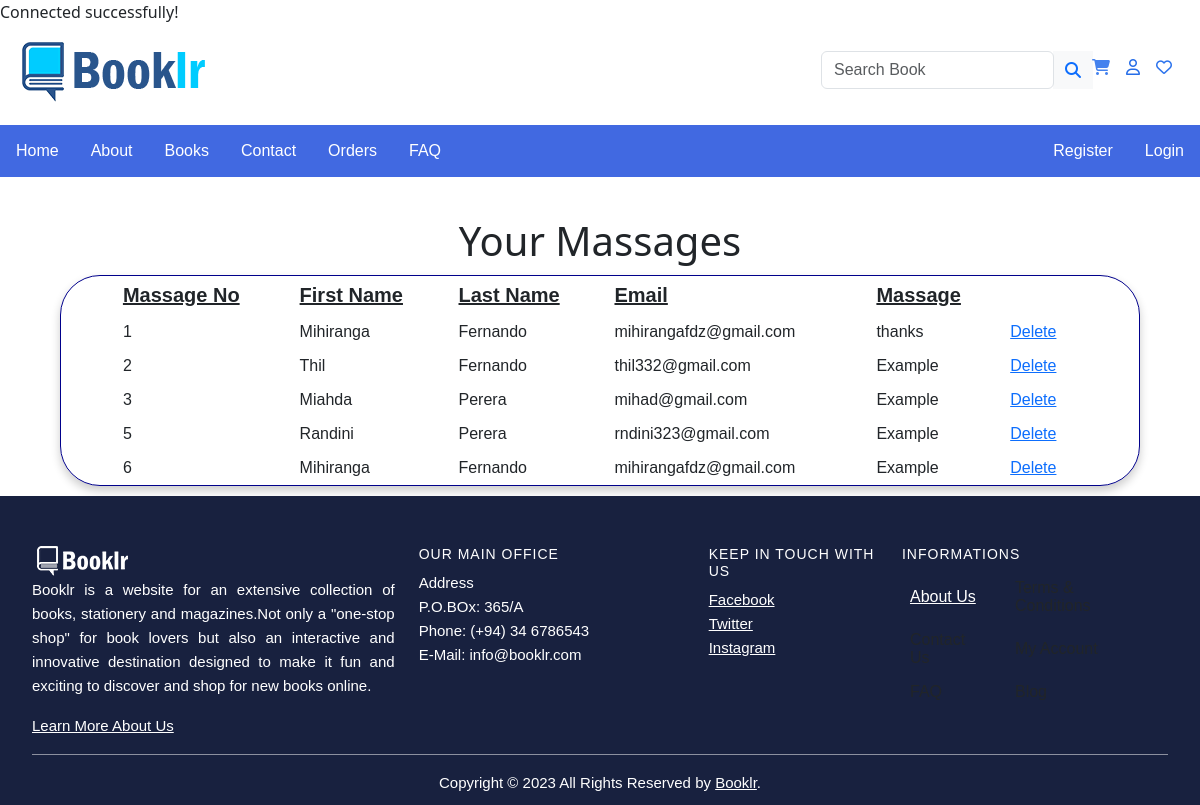
Screenshot of /viewmassage.php with the database file from the repository.
### tables this page shows
CREATE TABLE `contact_us` (
  `msgNo` int(11) NOT NULL,
  `Fname` varchar(20) NOT NULL,
  `Lname` varchar(20) NOT NULL,
  `Email` varchar(50) NOT NULL,
  `Massage` varchar(100) NOT NULL
);

### viewmassage.php (the view, shortened to what this page needs)
<?php
    include_once 'config.php';
?>
<!DOCTYPE html>
<html lang=en>
    <Head>
        <link rel="stylesheet" href="Cascade Sheets/headerFooter.css">
        <link rel="stylesheet" href="Cascade Sheets/about.css">
    </Head>
    <body>
        <?php include "./header.php"?>
        <h1 style="marin:auto; text-align:center;">Your Massages</h1>
        <div class="massagetable" style="border-style: groove; border-color: darkblue">
        <table 'border="1" class="msgtable">
        <tr>
            <th class="col1" id="tableheader">Massage No</th>
            <th class="col2" id="tableheader">First Name</th>
            <th class="col3" id="tableheader">Last Name</th>
            <th class="col4" id="tableheader">Email</th>
            <th class="col5" id="tableheader">Massage</th>
        </tr>
        <?php
        $sql = "SELECT * FROM contact_us";
        $result = $con->query($sql);
        if ($result->num_rows > 0) {
            while ($row = $result->fetch_assoc()) {
                echo "<tr><td>" . $row['msgNo'] .
                    "</td><td>" . $row['Fname'] .
                    "</td><td>" . $row['Lname'] .
                    "</td><td>" . $row['Email'] .
                    "</td><td>" . $row['Massage'] . "</td>
                    <td><a href='deleteData.php?id=".$row['msgNo']."'>Delete</a></td></tr>";
            }
        } else {
            echo "<h5 style='text-align:center;'>Empty rows.</h5>";
        }
        echo "</table>";
        ?>
</div>
<?php include "./footer.php"?>
    </body>
</html>

### header.php (shortened to what this page needs)
<!DOCTYPE html></Doctype>
<html lang=en>
    <Head>
        <link rel="stylesheet" href="Cascade Sheets/headerFooter.css">
        <link rel="stylesheet" href="https://cdn.jsdelivr.net/npm/bootstrap@4.0.0/dist/css/bootstrap.min.css">
    </Head>
<body>
    <Header class="header">
        <nav class="navbar">
            <div class="container-fluid">
                <a href="index.php"><img class="logo" src="Images/Header & Footer/logo.png" alt="Booklr"></a>
                <form class="d-flex input-group w-auto">
                    <input type="search" class="form-control rounded" placeholder="Search Book" aria-label="Search" aria-describedby="search-addon"/>
                    <span class="input-group-text border-0" id="search-addon">
                        <a href=""><i class="fas fa-search"></i></a>
                    </span>
                    <ul class="navbar-nav d-flex flex-row me-10">
                        <li class="nav-item me-3 me-lg-3">
                            <a class="nav-link" href="cart.php">
                                <i class="fa-solid fa-cart-shopping" style="color: #4482ee;"></i>
                            </a>
                        </li>
                        <li class="nav-item me-3 me-lg-3">
                            <a class="nav-link" href="my-account.php">
                                <i class="fa-regular fa-user" style="color: #266de8;"></i>
                            </a>
                        </li>
                        <li class="nav-item me-3 me-lg-3">
                            <a class="nav-link" href="">
                                <i class="fa-regular fa-heart" style="color: #2c73ed;"></i>
                            </a>
                        </li>
                    </ul>
                </form>
            </div>
        </nav>
        <div class="navigation-bar">
            <ul class="navigation-bar">
                <li class="navigation-bar"><a href="index.php" class="Home">Home</a></li>
                <li class="navigation-bar"><a href="About_us.php" class="About">About</a></li>
                <li class="navigation-bar"><a href="books.php" class="Books">Books</a></li>
                <li class="navigation-bar"><a href="Contact_us.php" class="Contact">Contact</a></li>
                <li class="navigation-bar"><a href="orders.php" class="Orders">Orders</a></li>
                <li class="navigation-bar"><a href="FAQ.php" class="FAQ">FAQ</a></li>
                <li class="user-access"><a href="sign-in.php" class="Login">Login</a>
                <li class="user-access"><a href="sign-up.php" class="Register">Register</a>
              </ul>
        </div>
        <br>
    </Header>
</body>
</html>

### footer.php (shortened to what this page needs)
<!DOCTYPE html></Doctype>
<html lang=en>
    <Head>
        <link rel="stylesheet" href="Cascade Sheets/headerFooter.css">
        <link href="https://cdn.jsdelivr.net/npm/bootstrap@5.3.0/dist/css/bootstrap.min.css" rel="stylesheet">
    </Head>
    <body>
    <footer class="site-footer">
      <div class="container-fluid">
        <div class="row">
          <div class="col-sm-10 col-md-4">
            <img src="Images/Header & Footer/logo-white.png" alt="logo-white">
            <p class="text-justify">Booklr is a website for an extensive collection of  books, stationery and magazines.Not only a "one-stop shop" for book lovers but also an interactive and innovative destination designed to make it fun and exciting to discover and shop for new books online.</p>
            <a href="About_us.php" class social>Learn More About Us</a>
          </div>
          <div class="col-xs-6 col-md-3">
            <h6>OUR MAIN OFFICE</h6>
            <ul class="footer-links">
              <li>Address</li>
              <li>P.O.BOx: 365/A</li>
              <li>Phone: (+94) 34 6786543</li>
              <li>E-Mail: info@booklr.com</li>
            </ul>
          </div>
          <div class="col-xs-6 col-md-2">
            <h6>KEEP IN TOUCH WITH US</h6>
            <ul class="footer-links">
              <li><a href="www.facebook.com">Facebook</a></li>
              <li><a href="www.twitter.com">Twitter</a></li>
              <li><a href="www.instagram.com">Instagram</a></li>
            </ul>
          </div>
          <div class="col-xs-6 col-md-3">
            <h6>INFORMATIONS</h6>
            <table class ="footer-table">
              <tr>
                <td><a href="About_us.php">About Us</a></td>
                <td>Terms & Conditions</td>
              </tr>
              <tr>
                <td>Contact Us</td>
                <td>My Account</td>
              </tr>
              <tr>
                <td>FAQ</td>
                <td>Blog</td>
              </tr>
            </table>
          </div>
        </div>
        <hr>
      </div>
      <div class="container-fluid">
        <div class="row">
          <div class="col-md-12 col-sm-6 ">
            <p class="copyright-text">Copyright &copy; 2023 All Rights Reserved by <a href="index.php">Booklr</a>.</p>
          </div>
    </footer>
    </body>
</html>

### Cascade Sheets/headerFooter.css (style rules this page uses)
.navigation-bar ul { list-style-type: none; margin-top: 10px; padding: 0px; overflow: hidden; background-color: #4169e1; font-family: Helvetica; }
.navigation-bar li { float: left; }
.navigation-bar li a { display: block; color: white; text-align: center; padding: 14px 16px; text-decoration: none; }
.navigation-bar .user-access { float: right; }
.site-footer { background-color: #18213f; padding: 45px 20px 0px; font-size: 15px; line-height: 24px; color: #ffffff; }
.site-footer hr { border-top-color: #ffffff; opacity: 0.5; }
.site-footer h6 { color: #fff; font-size: 14px; text-transform: uppercase; margin-top: 5px; letter-spacing: 1px; }
.site-footer a { color: #ffffff; }
.footer-links { padding-left: 0; list-style: none; }
.footer-links li { display: block; }
.footer-links a { color: #ffffff; }
.footer-table td { padding-right: 20px; }
.copyright-text { margin: 0; text-align: center; padding-bottom: 10px; }

### Cascade Sheets/about.css (style rules this page uses)
* { padding: 0; margin: 0; box-sizing: border-box; font-family: sans-serif; }

### viewmassage.php (style rules this page uses)
td { border: 1px solid black; padding: 8px; }
.massagetable { width: 90%; max-width: 1200px; margin : 10px auto; padding:0; background-color:none; border:1px; border-color:none; border-radius:40px; box-shadow: 0 5px 10px rgba(0, 0, 0, 0.2); }
.msgtable { margin:auto; width:90%; border:2px; border-radius: 4px; }
table { border-collapse: collapse; border: 2px; width: 100%; }
th, td { border: 1px solid black; padding: 8px; }
#tableheader { text-decoration: underline; font-size:20px; margin: auto; }

### rows the page displays
contact_us: msgNo "1", Fname "Mihiranga", Lname "Fernando", Email "mihirangafdz@gmail.com", Massage "thanks"
contact_us: msgNo "2", Fname "Thil", Lname "Fernando", Email "thil332@gmail.com", Massage "Example"
contact_us: msgNo "3", Fname "Miahda", Lname "Perera", Email "mihad@gmail.com", Massage "Example"
contact_us: msgNo "5", Fname "Randini", Lname "Perera", Email "rndini323@gmail.com", Massage "Example"
contact_us: msgNo "6", Fname "Mihiranga", Lname "Fernando", Email "mihirangafdz@gmail.com", Massage "Example"
